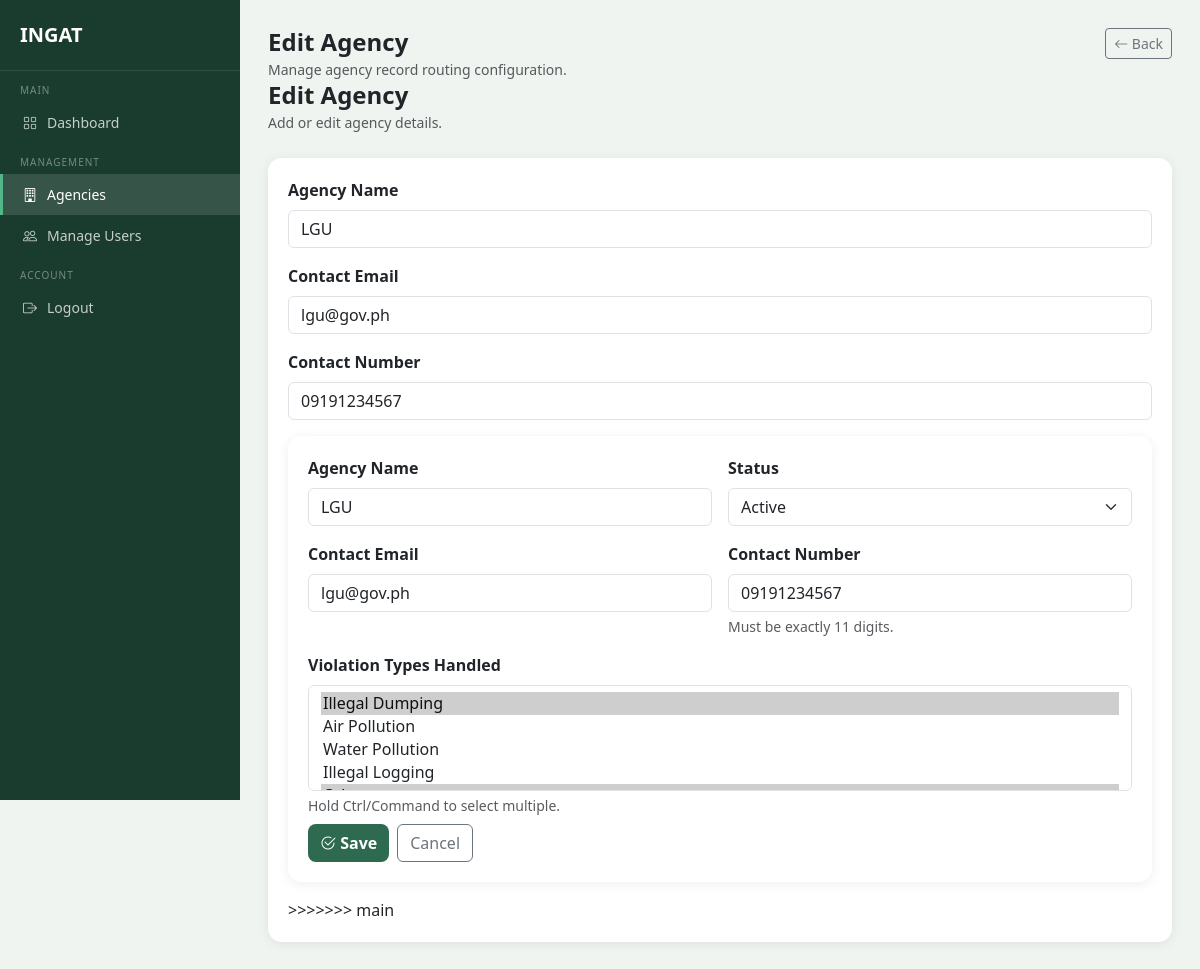
The app's page /admin/agencies/edit/3 (signed in) with its own data.
### models.py (models this page shows)
class Agency(db.Model):
    __tablename__ = 'agencies'
    id = db.Column(db.Integer, primary_key=True)
    agency_name = db.Column(db.String(100), nullable=False)
    contact_email = db.Column(db.String(120), nullable=False)
    contact_number = db.Column(db.String(11), nullable=False)
    violation_types = db.Column(db.String(255), nullable=False)
    status = db.Column(db.String(20), default='active')
    created_at = db.Column(db.DateTime, default=datetime.utcnow)
    complaints = db.relationship('Complaint', backref='agency', lazy=True)

### routes/admin_routes.py (the view, shortened to what this page needs)
@admin_bp.route('/agencies/edit/<int:id>', methods=['GET', 'POST'])
@admin_required
def agency_edit(id: int):
    from extensions import db
    from models import Agency
    agency = Agency.query.get_or_404(id)
    all_violation_types = VIOLATION_TYPES
    selected_violation_types = []
    if agency.violation_types:
        selected_violation_types = [v.strip() for v in agency.violation_types.split(',') if v.strip()]
    return render_template(
        'admin/agency_form.html',
        mode_title='Edit Agency',
        form_action=url_for('admin.agency_edit', id=id),
        agency=agency,
        all_violation_types=all_violation_types,
        selected_violation_types=selected_violation_types,
    )

### routes/auth.py (called while the page is built)
def admin_required(fn):
    @login_required
    @wraps(fn)
    def wrapper(*args, **kwargs):
        from models import AdminUser
        if not isinstance(current_user, AdminUser):
            flash('Please log in as admin.', 'danger')
            return redirect(url_for('admin.admin_login'))
        return fn(*args, **kwargs)
    return wrapper

### templates/admin/agency_form.html (shortened to what this page needs)
<!DOCTYPE html>
<html lang="en">
<head>
    <link href="https://cdn.jsdelivr.net/npm/bootstrap@5.3.0/dist/css/bootstrap.min.css" rel="stylesheet">
    <link href="https://cdn.jsdelivr.net/npm/bootstrap-icons@1.10.5/font/bootstrap-icons.css" rel="stylesheet">
</head>
<body>
<div class="sidebar">
    <a href="{{ url_for('admin.dashboard') }}" class="sidebar-brand">INGAT</a>
    <div class="sidebar-label">Main</div>
    <a href="{{ url_for('admin.dashboard') }}" class="sidebar-item">
        <i class="bi bi-grid"></i> Dashboard
    </a>
    <div class="sidebar-label">Management</div>
    <a href="{{ url_for('admin.manage_agencies') }}" class="sidebar-item active">
        <i class="bi bi-building"></i> Agencies
    </a>
    <a href="#" class="sidebar-item">
        <i class="bi bi-people"></i> Manage Users
    </a>
    <div class="sidebar-label">Account</div>
    <a href="{{ url_for('admin.logout') }}" class="sidebar-item">
        <i class="bi bi-box-arrow-right"></i> Logout
    </a>
</div>
<div class="main-content">
    <div class="d-flex justify-content-between align-items-start mb-4">
        <div>
            <h4 class="fw-bold mb-0">{{ 'Edit Agency' if agency else 'Add Agency' }}</h4>
            <small class="text-muted">Manage agency record routing configuration.</small>
            <h4 class="fw-bold mb-0">{{ mode_title }}</h4>
            <small class="text-muted">Add or edit agency details.</small>
        </div>
        <a href="{{ url_for('admin.manage_agencies') }}" class="btn btn-outline-secondary btn-sm">
            <i class="bi bi-arrow-left"></i> Back
        </a>
    </div>
    <div class="section-card mb-3">
        <form method="POST">
            <div class="mb-3">
                <label class="form-label fw-semibold">Agency Name</label>
                <input type="text" name="agency_name" class="form-control" required value="{{ agency.agency_name if agency else (form.agency_name if form else '') }}">
            </div>
            <div class="mb-3">
                <label class="form-label fw-semibold">Contact Email</label>
                <input type="email" name="contact_email" class="form-control" required value="{{ agency.contact_email if agency else (form.contact_email if form else '') }}">
            </div>
            <div class="mb-3">
                <label class="form-label fw-semibold">Contact Number</label>
                <input type="text" name="contact_number" class="form-control" required inputmode="numeric" maxlength="11" value="{{ agency.contact_number if agency else (form.contact_number if form else '') }}">
            </div>
            <div class="mb-3">
    <div class="section-card">
        <form method="POST" action="{{ form_action }}">
            <div class="row g-3">
                <div class="col-md-6">
                    <label class="form-label">Agency Name</label>
                    <input type="text" name="agency_name" class="form-control" value="{{ agency.agency_name or '' }}" required>
                </div>
                <div class="col-md-6">
                    <label class="form-label">Status</label>
                    <select name="status" class="form-select" required>
                        <option value="active" {% if (agency.status or 'active') == 'active' %}selected{% endif %}>Active</option>
                    </select>
                </div>
                <div class="col-md-6">
                    <label class="form-label">Contact Email</label>
                    <input type="email" name="contact_email" class="form-control" value="{{ agency.contact_email or '' }}" required>
                </div>
                <div class="col-md-6">
                    <label class="form-label">Contact Number</label>
                    <input type="text" name="contact_number" class="form-control" value="{{ agency.contact_number or '' }}" required maxlength="11" inputmode="numeric" pattern="^\d{11}$">
                    <div class="form-text">Must be exactly 11 digits.</div>
                </div>
                <div class="col-12">
                    <label class="form-label">Violation Types Handled</label>
                    <select name="violation_types" class="form-select" multiple required>
                        {% for v in all_violation_types %}
                            {% set selected_list = (selected_violation_types or []) %}
                            <option value="{{ v }}" {% if v in selected_list %}selected{% endif %}>{{ v }}</option>
                        {% endfor %}
                    </select>
                    <div class="form-text">Hold Ctrl/Command to select multiple.</div>
                </div>
                <div class="col-12 d-flex gap-2 mt-2">
                    <button type="submit" class="btn btn-ingat">
                        <i class="bi bi-check2-circle"></i> Save
                    </button>
                    <a href="{{ url_for('admin.manage_agencies') }}" class="btn btn-outline-secondary">Cancel</a>
                </div>
            </div>
        </form>
    </div>
</div>
</body>
</html>

### templates/admin/agency_form.html (style rules this page uses)
body { background-color: #f0f4f0; font-family: 'Segoe UI', sans-serif; }
.sidebar { width: 240px; min-height: 100vh; background-color: #1A3C2E; position: fixed; top: 0; left: 0; padding-top: 20px; z-index: 100; }
.sidebar-brand { color: white; font-size: 20px; font-weight: 700; padding: 0 20px 20px; border-bottom: 1px solid rgba(255,255,255,.1); display: block; text-decoration: none; }
.sidebar-label { font-size: 10px; text-transform: uppercase; letter-spacing: 1px; color: rgba(255,255,255,.4); padding: 12px 20px 4px; }
.sidebar-item { display: flex; align-items: center; gap: 10px; padding: 10px 20px; color: rgba(255,255,255,.75); text-decoration: none; font-size: 14px; border-left: 3px solid transparent; }
.sidebar-item:hover, .sidebar-item.active { background: rgba(255,255,255,.12); color: white; border-left-color: #52B788; }
.main-content { margin-left: 240px; padding: 28px; }
.section-card { background: white; border-radius: 14px; padding: 20px; box-shadow: 0 2px 12px rgba(0,0,0,.07); }
.btn-ingat { background-color: #2D6A4F; color: #fff; border: none; border-radius: 8px; font-weight: 600; }
.form-label { font-weight: 600; }

### records on screen
Agency: agency_name "LGU", contact_email "lgu@gov.ph", contact_number "09191234567", status "Active"

### other values on screen
{{ 'Edit Agency' if agency else 'Add Agency' }} "Edit Agency"
{{ mode_title }} "Edit Agency"
form field violation_types "Illegal Dumping ☑ / Air Pollution / Water Pollution / Illegal Logging"
